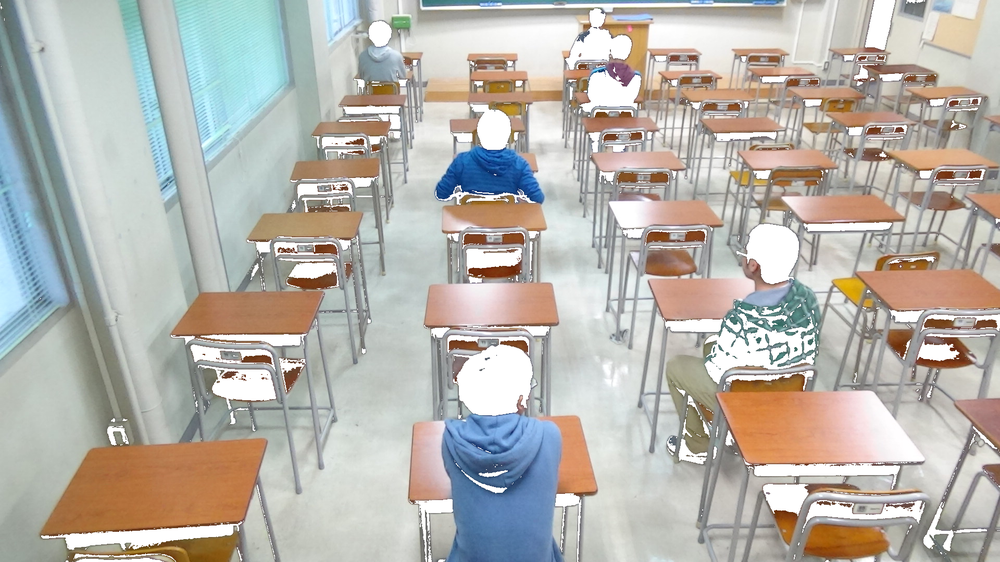
#> input picture ImageAnalysis/black.png, 1000 x 562 px, shrunk from 1920 x 1080 before the run, given in place of the camera
$ python stereoBM_test.py black.png black.png 3 100
#> lines starting #> are read from the running program, lines starting #| are printed output that depends on the picture; after the words box and inside, x2 and y2 are one past the last pixel; in counts of white or black regions, pixels touching at a corner belong together
import cv2
import numpy as np
from matplotlib import pyplot as plt

if __name__=="__main__":

    capR = cv2.VideoCapture(1)
    capL = cv2.VideoCapture(2)

    if capR.isOpened() is False:
        raise("IO Error")
    if capL.isOpened() is False:
        raise("IO Error")

    # cv2.namedWindow("CapR", cv2.WINDOW_AUTOSIZE)
    # cv2.namedWindow("CapL", cv2.WINDOW_AUTOSIZE)

    while True:
        ret, imgR = capR.read()
#> imgR is the input picture: shape (562, 1000, 3); mean B, G, R 173.1, 179.8, 183.2
        ret, imgL = capL.read()

        imgGrayL = cv2.GaussianBlur(
                cv2.equalizeHist(
                    cv2.cvtColor(imgL, cv2.COLOR_BGR2GRAY)),
                (1,1), 0)
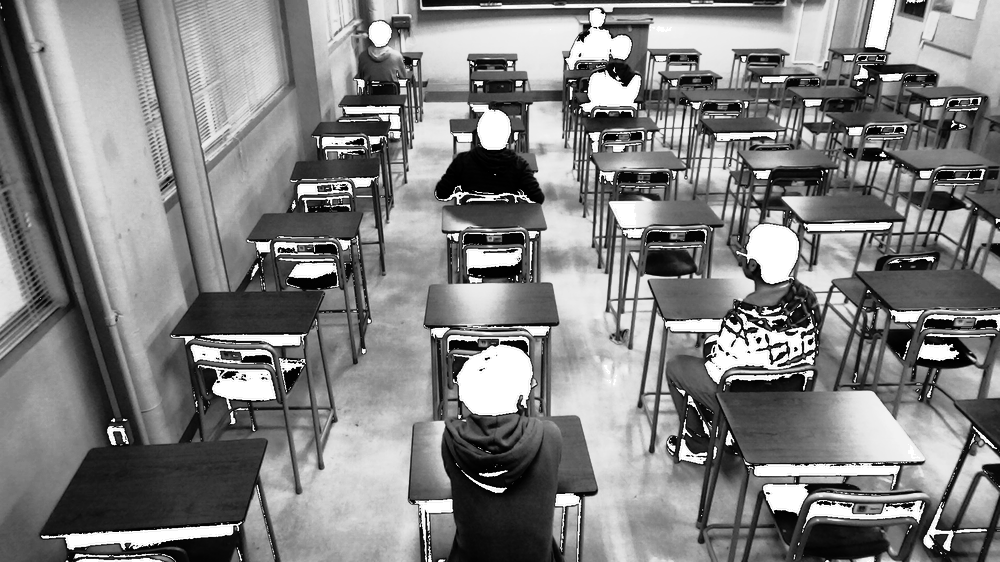
#> imgGrayL: shape (562, 1000); min 0, max 255, mean 128.7
        imgGrayR = cv2.GaussianBlur(
                cv2.equalizeHist(
                    cv2.cvtColor(imgR, cv2.COLOR_BGR2GRAY)),
                (1,1), 0)

        """
        imgGrayR = cv2.GaussianBlur(
                cv2.equalizeHist(
                    cv2.cvtColor(imgR, cv2.COLOR_BGR2GRAY)),
                (5,5), 0)
        """

        if ret == False:
            continue

        cv2.imshow("Cap1", imgGrayL)
        cv2.imshow("Cap2", imgGrayR)

        k = cv2.waitKey(33)
#> (key q is pressed here)
        # min_disp = 0
        # stereo = cv2.StereoBM(cv2.STEREO_BM_BASIC_PRESET,ndisparities=32, SADWindowSize=21)
        # disparity = stereo.compute(Re_TgtImg_l, Re_TgtImg_r) / 16.0 #画像は8bitのシングルチャンネルの
        """
        stereo = cv2.StereoBM_create(
                cv2.STEREO_BM_BASIC_PRESET,
                ndisparities=int(sys.argv[3]),
                SADWindowSize=int(sys.argv[4]))
        """

        window_size = 10
        minDisp = 32
        numDisp = 144 - minDisp
        stereo = cv2.StereoSGBM_create(
            minDisparity = 0,           # 視差の下限 基本的に0
            numDisparities = 64,        # 最大の上限 16の倍数
            blockSize =13,              # SADWindowSize  SADの窓サイズ 3~13の奇数を推奨
            uniquenessRatio = 0,       # パーセント単位で表現されるマージン
            speckleWindowSize = 0,      # フィルターのサイズ0は使用しない基本滝に50~200
            speckleRange = 32,          # フィルターの視差の最大値1~2が推奨
            disp12MaxDiff = 0,          # left-right 視差チェックにおけて許容される最大の差
            # P1 = 8*3*window_size**2,    # 視差のなめらかさを制御するパラメータ1
            # P2 = 32*3*window_size**2,   # 視差のなめらかさを制御するパラメータ2
            P1 = 10,
            P2 = 10,
            #fullDP = False              # 完全な2パス動的計画法を使うならTrue
        )
        # disp = stereo.compute(gray_l,gray_r)
        # disp = stereo.compute(imgGrayL, imgGrayR)
        disp = stereo.compute(imgGrayL, imgGrayR).astype(np.float32)/16
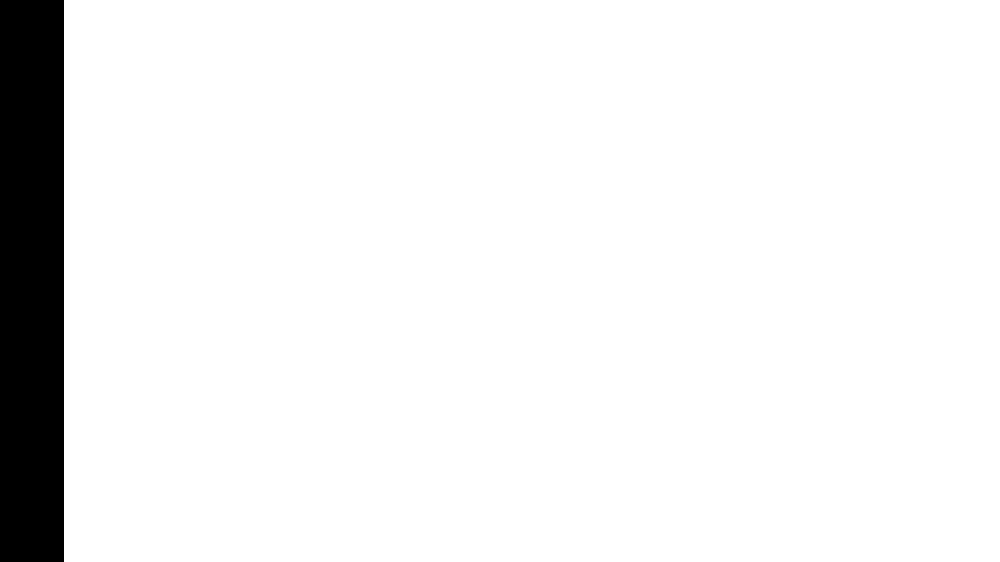
#> disp: shape (562, 1000) float32; values -1 (black) and 0 (white), 93.6% white; 1 black region, box (x1, y1, x2, y2) and area: (0, 0, 64, 562) 35968
        disp = (disp - minDisp) / numDisp
        cv2.imshow("stereoSGBM", disp)
        # plt.imshow(disp, "gray")
        # plt.show()
        if k == ord('q'):
            break

    cv2.destroyAllWindows()
